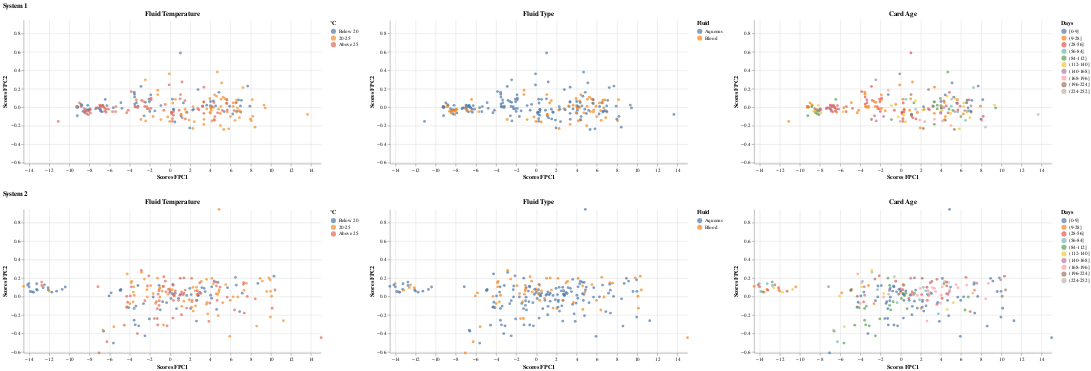

The notebook cell saved with this chart:
### Markdown cell above
### System 1 versus System 2: Sensor B - Cal Window

### Code cell
pc_scores_s1_B_cal_window, pc_scores_s2_B_cal_window,fpca_s1_B_cal_window,fpca_s2_B_cal_window = fpca_two_inputs(B1_cal_window_combine_balanced.iloc[:,:-6], B2_cal_window_combine_balanced.iloc[:,:-6], color_fpc1_s1='tab:blue', color_fpc2_s1='tab:cyan', color_fpc1_s2='tab:orange', color_fpc2_s2='gold')
print("--------------------------------------------------- Bootstrap -------------------------------------------------------------------------------------------")
bc1,bc2 = bootstrap(B1_cal_window_combine_balanced, B2_cal_window_combine_balanced,"B","cal_window",features="FluidTempBin")
print("--------------------------------------------------- PCA Scores -------------------------------------------------------------------------------------------")
create_pc_scores_plots(pc_scores_s1_B_cal_window, pc_scores_s2_B_cal_window, B1_cal_window_combine_balanced, B2_cal_window_combine_balanced,features="FluidTempBin")

### Figure 1 — Vega-Lite specification as saved in the notebook (floating-point values rounded to 4 significant figures; data arrays with more than 128 entries replaced by an {"elided": "..."} marker saying what was removed)
{"config": {"view": {"continuousWidth": 300, "continuousHeight": 300, "stroke": null}}, "vconcat": [{"hconcat": [{"mark": {"type": "circle"}, "encoding": {"color": {"field": "FluidTempBin", "scale": {"domain": ["Below 20", "20-25", "Above 25"], "range": ["#4e79a7", "#f28e2b", "#e16759"]}, "sort": ["Below 20", "20-25", "Above 25"], "title": "°C", "type": "ordinal"}, "tooltip": [{"field": "TestID", "type": "quantitative"}, {"field": "PC1_Scores", "type": "quantitative"}, {"field": "PC2_Scores", "type": "quantitative"}, {"field": "FluidTempBin", "title": "Fluid Temperature", "type": "ordinal"}], "x": {"field": "PC1_Scores", "scale": {"domain": [-14.54, 14.99]}, "title": "Scores FPC1", "type": "quantitative"}, "y": {"field": "PC2_Scores", "scale": {"domain": [-0.6106, 0.9436]}, "title": "Scores FPC2", "type": "quantitative"}}, "height": 280, "title": "Fluid Temperature", "width": 580}, {"mark": {"type": "circle"}, "encoding": {"color": {"field": "FluidTypeBin", "scale": {"scheme": "tableau10"}, "title": "Fluid", "type": "nominal"}, "tooltip": [{"field": "TestID", "type": "quantitative"}, {"field": "PC1_Scores", "type": "quantitative"}, {"field": "PC2_Scores", "type": "quantitative"}, {"field": "FluidTypeBin", "title": "Fluid Type", "type": "nominal"}], "x": {"field": "PC1_Scores", "scale": {"domain": [-14.54, 14.99]}, "title": "Scores FPC1", "type": "quantitative"}, "y": {"field": "PC2_Scores", "scale": {"domain": [-0.6106, 0.9436]}, "title": "Scores FPC2", "type": "quantitative"}}, "height": 280, "title": "Fluid Type", "width": 580}, {"mark": {"type": "circle"}, "encoding": {"color": {"field": "CardAgeBin", "scale": {"scheme": "tableau10"}, "sort": ["[0-9]", "(9-28]", "(28-56]", "(56-84]", "(84-112]", "(112-140]", "(140-168]", "(168-196]", "(196-224]", "(224-252]"], "title": "Days", "type": "ordinal"}, "tooltip": [{"field": "TestID", "type": "quantitative"}, {"field": "PC1_Scores", "type": "quantitative"}, {"field": "PC2_Scores", "type": "quantitative"}, {"field": "CardAgeBin", "title": "Card Age", "type": "ordinal"}], "x": {"field": "PC1_Scores", "scale": {"domain": [-14.54, 14.99]}, "title": "Scores FPC1", "type": "quantitative"}, "y": {"field": "PC2_Scores", "scale": {"domain": [-0.6106, 0.9436]}, "title": "Scores FPC2", "type": "quantitative"}}, "height": 280, "title": "Card Age", "width": 580}], "data": {"name": "data-9b4f9059db5a10c931f0492e3d8426a3"}, "resolve": {"scale": {"color": "independent"}}, "title": "System 1"}, {"hconcat": [{"mark": {"type": "circle"}, "encoding": {"color": {"field": "FluidTempBin", "scale": {"domain": ["Below 20", "20-25", "Above 25"], "range": ["#4e79a7", "#f28e2b", "#e16759"]}, "sort": ["Below 20", "20-25", "Above 25"], "title": "°C", "type": "ordinal"}, "tooltip": [{"field": "TestID", "type": "quantitative"}, {"field": "PC1_Scores", "type": "quantitative"}, {"field": "PC2_Scores", "type": "quantitative"}, {"field": "FluidTempBin", "title": "Fluid Temperature", "type": "ordinal"}], "x": {"field": "PC1_Scores", "scale": {"domain": [-14.54, 14.99]}, "title": "Scores FPC1", "type": "quantitative"}, "y": {"field": "PC2_Scores", "scale": {"domain": [-0.6106, 0.9436]}, "title": "Scores FPC2", "type": "quantitative"}}, "height": 280, "title": "Fluid Temperature", "width": 580}, {"mark": {"type": "circle"}, "encoding": {"color": {"field": "FluidTypeBin", "scale": {"scheme": "tableau10"}, "title": "Fluid", "type": "nominal"}, "tooltip": [{"field": "TestID", "type": "quantitative"}, {"field": "PC1_Scores", "type": "quantitative"}, {"field": "PC2_Scores", "type": "quantitative"}, {"field": "FluidTypeBin", "title": "Fluid Type", "type": "nominal"}], "x": {"field": "PC1_Scores", "scale": {"domain": [-14.54, 14.99]}, "title": "Scores FPC1", "type": "quantitative"}, "y": {"field": "PC2_Scores", "scale": {"domain": [-0.6106, 0.9436]}, "title": "Scores FPC2", "type": "quantitative"}}, "height": 280, "title": "Fluid Type", "width": 580}, {"mark": {"type": "circle"}, "encoding": {"color": {"field": "CardAgeBin", "scale": {"scheme": "tableau10"}, "sort": ["[0-9]", "(9-28]", "(28-56]", "(56-84]", "(84-112]", "(112-140]", "(140-168]", "(168-196]", "(196-224]", "(224-252]"], "title": "Days", "type": "ordinal"}, "tooltip": [{"field": "TestID", "type": "quantitative"}, {"field": "PC1_Scores", "type": "quantitative"}, {"field": "PC2_Scores", "type": "quantitative"}, {"field": "CardAgeBin", "title": "Card Age", "type": "ordinal"}], "x": {"field": "PC1_Scores", "scale": {"domain": [-14.54, 14.99]}, "title": "Scores FPC1", "type": "quantitative"}, "y": {"field": "PC2_Scores", "scale": {"domain": [-0.6106, 0.9436]}, "title": "Scores FPC2", "type": "quantitative"}}, "height": 280, "title": "Card Age", "width": 580}], "data": {"name": "data-fe0c3ff430cd688f572bb4bf81f53343"}, "resolve": {"scale": {"color": "independent"}}, "title": "System 2"}], "$schema": "https://vega.github.io/schema/vega-lite/v5.16.3.json", "datasets": {"data-9b4f9059db5a10c931f0492e3d8426a3": {"elided": "216 records"}, "data-fe0c3ff430cd688f572bb4bf81f53343": {"elided": "216 records"}}}
